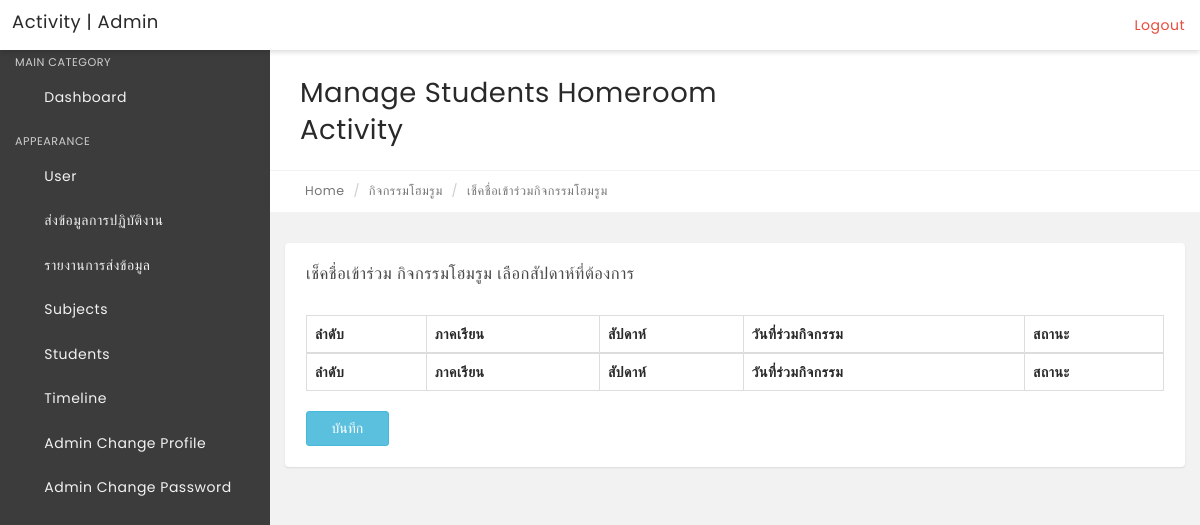
The page /manage-students-homeroom/manage-students-listall.php on the database as committed earlier.
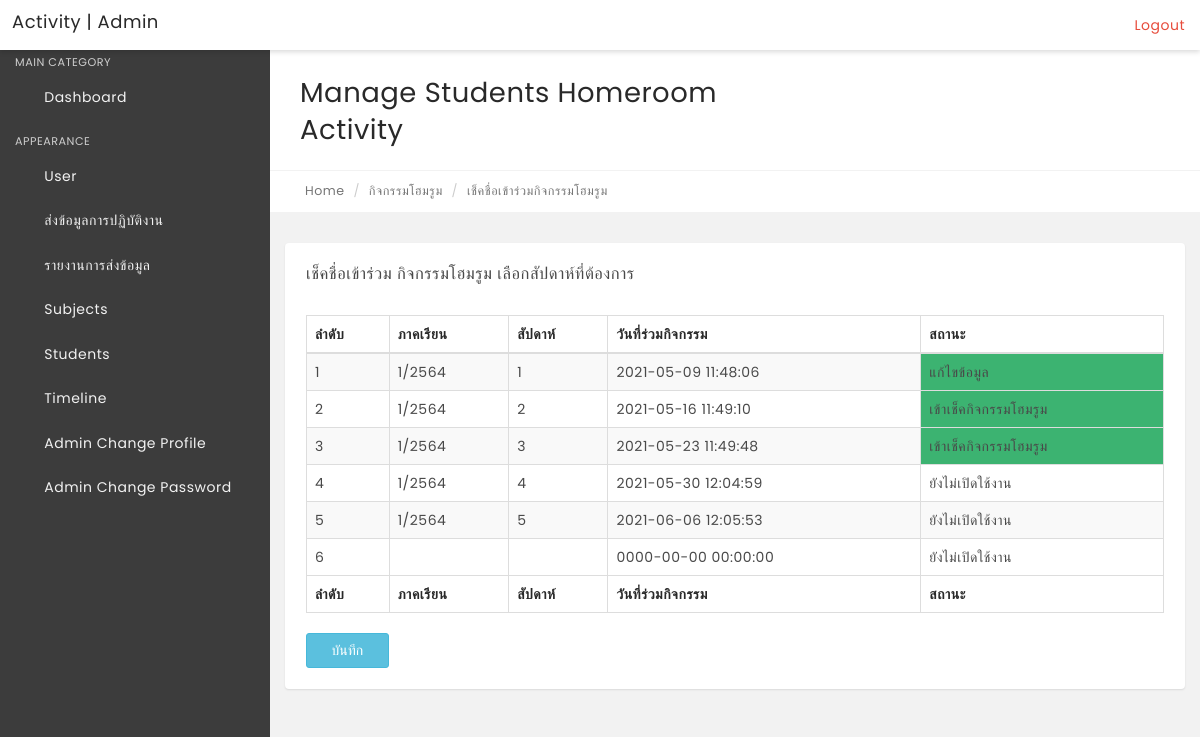
The same page on the database as committed later.
### tables this page shows
CREATE TABLE `home_room_class` (
  `home_id` int(10) NOT NULL AUTO_INCREMENT COMMENT 'รหัสกิจกรรมโฮมรูม',
  `term` varchar(10) NOT NULL COMMENT 'ภาคเรียน',
  `week` varchar(10) NOT NULL COMMENT 'สัปดาห์',
  `date_create` datetime NOT NULL COMMENT 'วันที่สร้างกิจกรรม',
  `date_join` datetime NOT NULL COMMENT 'กำหนดวันที่ให้เข้าร่วม',
  `date_update` timestamp NOT NULL DEFAULT '0000-00-00 00:00:00' ON UPDATE CURRENT_TIMESTAMP COMMENT 'บันทึกเวลาเมื่อมีการแก้ไข',
  `user_id` varchar(13) NOT NULL COMMENT 'รหัสประจำตัวผู้ใช้งานระบบ',
  `act_img_id` int(10) NOT NULL COMMENT 'รหัสภาพกิจกรรม',
  `active_status` tinyint(1) NOT NULL COMMENT 'สถานะการเข้ากรอกข้อมูล',
  PRIMARY KEY (`home_id`)
);

### manage-students-homeroom/manage-students-listall.php (the view, shortened to what this page needs)
<?php
include('../includes/config.inc.php');
  $sql = "SELECT * FROM home_room_class ";
  $result = mysqli_query($conn, $sql);
  ?>
<!DOCTYPE html>
<html lang="en">
    <head>
        <link rel="stylesheet" href="../css/bootstrap.min.css" media="screen" >
        <link rel="stylesheet" href="../css/font-awesome.min.../" media="screen" >
        <link rel="stylesheet" href="../css/animate-css/animate.min.css" media="screen" >
        <link rel="stylesheet" href="../css/lobipanel/lobipanel.min.css" media="screen" >
        <link rel="stylesheet" href="../css/prism/prism.css" media="screen" >
        <link rel="stylesheet" type="../text/css" href="../js/DataTables/datatables.min.css"/>
        <link rel="stylesheet" href="../css/main.css" media="screen" >
        <link rel="stylesheet" href="https://cdn.jsdelivr.net/npm/icheck-bootstrap@3.0.1/icheck-bootstrap.min.css" />
    </head>
<body class="top-navbar-fixed">
  <div class="main-wrapper">
   <?php include('../includes/topbar.php');?>
            <div class="content-wrapper">
                <div class="content-container">
   <?php include('../includes/leftbar-user.php');?>
                    <div class="main-page">
                        <div class="container-fluid">
                            <div class="row page-title-div">
                                <div class="col-md-6">
                                    <h2 class="title">Manage Students Homeroom Activity</h2>
                                </div>
                            </div>
                            <div class="row breadcrumb-div">
                                <div class="col-md-6">
                                    <ul class="breadcrumb">
            							<li><a href="dashboard.php"><i class="fa fa-home"></i> Home</a></li>
                                        <li>กิจกรรมโฮมรูม</li>
            							<li class="active">เช็คชื่อเข้าร่วมกิจกรรมโฮมรูม </li>
            						</ul>
                                </div>
                            </div>
                        </div>
                        <section class="section">
                            <div class="container-fluid">
                                <div class="row">
                                    <div class="col-md-12">
                                        <div class="panel">
                                            <div class="panel-heading">
                                                <div class="panel-title">
                                                 <h5>เช็คชื่อเข้าร่วม  กิจกรรมโฮมรูม เลือกสัปดาห์ที่ต้องการ</h5>
                                                </div>
                                            </div>
                                            <div class="panel-body p-20">
                                                <table id="example" class="display table table-striped table-bordered" cellspacing="0" width="100%">
                                                    <thead>
                                                        <tr>
                                                            <th>ลำดับ</th>
                                                            <th>ภาคเรียน </th>
                                                            <th>สัปดาห์</th>
                                                            <th>วันที่ร่วมกิจกรรม</th>
                                                            <th>สถานะ</th>
                                                        </tr>
                                                    </thead>
                                                    <tfoot>
                                                        <tr>
                                                            <th>ลำดับ</th>
                                                            <th>ภาคเรียน </th>
                                                            <th>สัปดาห์</th>
                                                            <th>วันที่ร่วมกิจกรรม</th>
                                                            <th>สถานะ</th>
                                                        </tr>
                                                    </tfoot>
                                                    <form action="" >
                                                    <tbody>
<?php
  $no =0;
  while($row = mysqli_fetch_assoc($result)) {
   $no++;
   $term = $row['term'];
   $week = $row['week'];
   $date_join = $row['date_join'];
   $active_status = $row['active_status'];
   if($active_status == 1){
     $status = "เข้าเช็คกิจกรรมโฮมรูม" ;
   }else if($active_status == 2){
     $status = "แก้ไขข้อมูล" ;
   }else{
    $status = "ยังไม่เปิดใช้งาน" ;
   }
?>
                                                         <tr>
                                                            <td><?php echo $no;?></td>
                                                            <td><?php echo $term;?></td>
                                                            <td> <?php echo $week;?></td>
                                                            <td><?php echo $date_join;?></td>
                                                        <?php
                                                        if($active_status > 0){
                                                        ?>
                                                            <td style="background-color:MediumSeaGreen;"><a href="manage-students-homeroom.php?week=<?php echo $week ?>" ><?php echo $status;?></a></td>
                                                      <?php
                                                      }else{
                                                      ?>
                                                        <td ><?php echo $status;?></td>
                                                      <?php
                                                      }
                                                      ?>
                                                    </tr>
<?php
  }
  ?>
                                                    </tbody>
                                                </table>
                                                <input type="submit" class="btn btn-sm btn-info" value="บันทึก" />
                                            </div>
                                        </div>
                                    </div>
                                                </div>
                                            </div>
                                        </div>
                                    </div>
                                </div>
                            </div>
    </body>
</html>

### includes/topbar.php (shortened to what this page needs)
<nav class="navbar top-navbar bg-white box-shadow">
          	<div class="container-fluid">
                  <div class="row">
                      <div class="navbar-header no-padding">
              			<a class="navbar-brand" href="dashboard.php">
              			    Activity | Admin
              			</a>
                          <span class="small-nav-handle hidden-sm hidden-xs"><i class="fa fa-outdent"></i></span>
              		</div>
              		<div class="collapse navbar-collapse" id="navbar-collapse-1">
              			<ul class="nav navbar-nav" data-dropdown-in="fadeIn" data-dropdown-out="fadeOut">
                              <li class="hidden-sm hidden-xs"><a href="#" class="user-info-handle"><i class="fa fa-user"></i></a></li>
                              <li class="hidden-sm hidden-xs"><a href="#" class="full-screen-handle"><i class="fa fa-arrows-alt"></i></a></li>
              			</ul>
              			<ul class="nav navbar-nav navbar-right" data-dropdown-in="fadeIn" data-dropdown-out="fadeOut">
              				    <li><a href="logout.php" class="color-danger text-center"><i class="fa fa-sign-out"></i> Logout</a></li>
              			</ul>
              		</div>
                  </div>
          	</div>
          </nav>

### includes/leftbar-user.php (shortened to what this page needs)
<div class="left-sidebar bg-black-300 box-shadow ">
                        <div class="sidebar-content">
                            <div class="sidebar-nav">
                                <ul class="side-nav color-gray">
                                    <li class="nav-header">
                                        <span class="">Main Category</span>
                                    </li>
                                    <li>
                                        <a href="dashboard.php"><i class="fa fa-dashboard"></i> <span>Dashboard</span> </a>
                                    </li>
                                    <li class="nav-header">
                                        <span class="">Appearance</span>
                                    </li>
                                    <li><a href="manage-users.php"><i class="fa fa fa-users"></i> <span> User</span></a></li>
                                    <li class="has-children">
                                        <a href="#"><i class="fa fa-file-text"></i> <span>ส่งข้อมูลการปฏิบัติงาน</span> <i class="fa fa-angle-right arrow"></i></a>
                                    </li>
                                    <li class="has-children">
                                        <a href="#"><i class="fa fa-file-text"></i> <span>รายงานการส่งข้อมูล</span> <i class="fa fa-angle-right arrow"></i></a>
                                    </li>
  <li class="has-children">
                                        <a href="#"><i class="fa fa-file-text"></i> <span>Subjects</span> <i class="fa fa-angle-right arrow"></i></a>
                                           <a href="manage-subjectcombination.php"><i class="fa fa-newspaper-o"></i> <span>Manage Subject Combination </span></a></li>
                                        </ul>
   <li class="has-children">
                                        <a href="#"><i class="fa fa-users"></i> <span>Students</span> <i class="fa fa-angle-right arrow"></i></a>
                                    </li>
<li class="has-children">
                                        <a href="#"><i class="fa fa-info-circle"></i> <span>Timeline</span> <i class="fa fa-angle-right arrow"></i></a>
                                        <li><a href="change-profile.php"><i class="fa fa fa-users"></i> <span> Admin Change Profile</span></a></li>
                                        <li><a href="change-password.php"><i class="fa fa fa-server"></i> <span> Admin Change Password</span></a></li>
                                    </li>
                            </div>
                        </div>
                    </div>

Rows that differ between the two databases and show on the page:
added home_room_class: term "1/2564", week "1", date_join "2021-05-09 11:48:06", active_status "แก้ไขข้อมูล"
added home_room_class: term "1/2564", week "2", date_join "2021-05-16 11:49:10", active_status "เข้าเช็คกิจกรรมโฮมรูม"
added home_room_class: term "1/2564", week "3", date_join "2021-05-23 11:49:48", active_status "เข้าเช็คกิจกรรมโฮมรูม"
added home_room_class: term "1/2564", week "4", date_join "2021-05-30 12:04:59", active_status "ยังไม่เปิดใช้งาน"
added home_room_class: term "1/2564", week "5", date_join "2021-06-06 12:05:53", active_status "ยังไม่เปิดใช้งาน"
added home_room_class: date_join "0000-00-00 00:00:00", active_status "ยังไม่เปิดใช้งาน"
